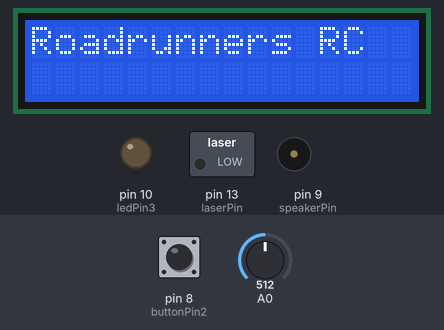
Bench run of a sketch on a simulated Arduino Uno, built with avr-gcc and run on an emulated ATmega328P. On the bench: 16×2 character LCD, switched loads named in the sketch (green lamp = pin HIGH), output pins drawn as LEDs (lit = HIGH), buzzer (waves = sounding). The test bench sets the inputs (shaded band); at power-on: pin 8 (buttonPin2) HIGH, A0 = 512.

Above: at 1.6 s.
At 4.2 s:
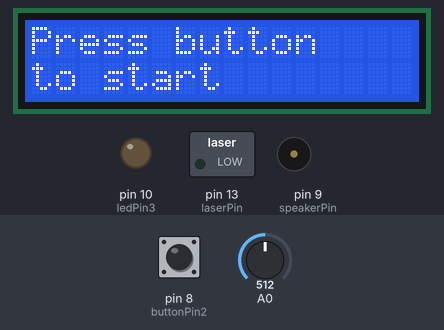
4.3 s: pin 8 (buttonPin2) pulled LOW for 0.15 s
At 5.4 s:
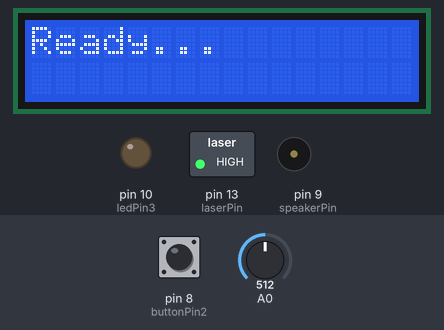
7.1 s: A0 set to 859
9.1 s: A0 set to 884
At 9.35 s:
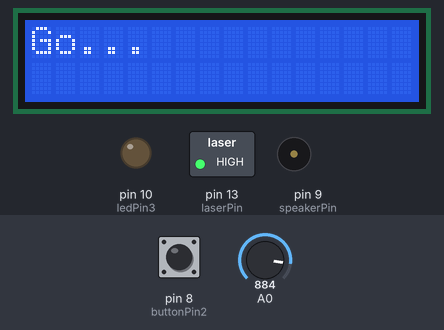
11.6 s: pin 8 (buttonPin2) pulled LOW for 1 s
At 12.1 s:
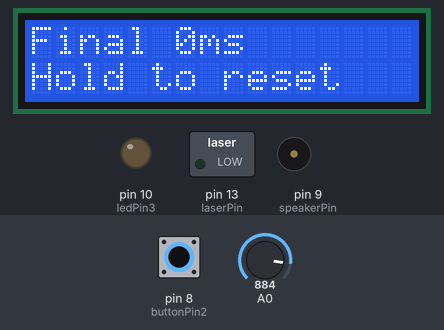
14.1 s: pin 8 (buttonPin2) pulled LOW for 3.2 s
At 18.3 s:
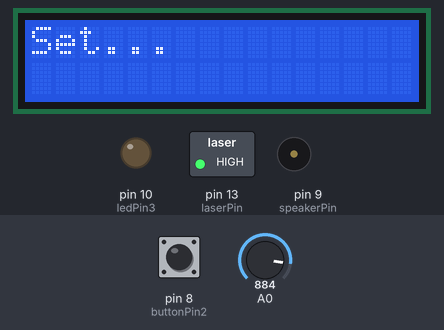
20.3 s: A0 set to 1023
Timing chart, 0 to 23.3 s (numbered marks = the images above; inputs shaded):
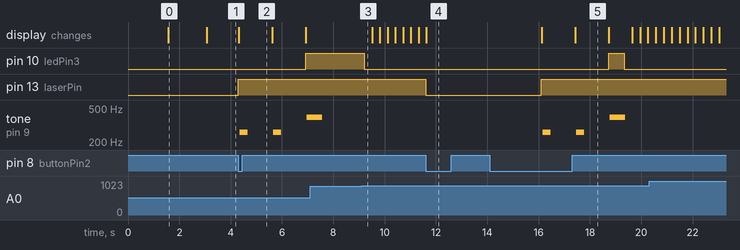

Measured:
- the behaviour switches between 868 and 869 on A0 (found by bisection; images 2 and 3)
- after the input at 4.3 s, pin 10 (ledPin3): LOW → HIGH after 2.6 s; pin 13 (laserPin): LOW → HIGH at once; tone on pin 9 (speakerPin): plays 260 Hz for 0.32 s, 260 Hz for 0.32 s, 391 Hz for 0.14 s, starting after 0.05 s; the display: changes at once (image 2)
- after the input at 9.1 s, pin 10 (ledPin3): HIGH → LOW after 0.10 s
- after the input at 11.6 s, pin 13 (laserPin): HIGH → LOW at once; the display: changes at once (image 4)
- after the input at 14.1 s, pin 10 (ledPin3): LOW → HIGH after 4.6 s, → LOW 0.61 s later; pin 13 (laserPin): LOW → HIGH after 2.0 s; tone on pin 9 (speakerPin): plays 260 Hz for 0.32 s, 260 Hz for 0.32 s, 391 Hz for 0.60 s, starting after 2.1 s; the display: first changes after 2.0 s (image 5 shows a later state)
- what the display in image 0 shows lasts 1.5 s, from 1.6 s to 3.1 s
- what the display in image 5 shows lasts 1.3 s, from 17.4 s to 18.7 s

The sketch:

arduino-lap-timer.ino
```cpp
#include <LiquidCrystal.h>

// PIN CONFIGURATION
LiquidCrystal lcd(12, 11, 5, 4, 3, 2);
int laserPin = 13;
int buttonPin2 = 8;
int speakerPin = 9;
int ledPin3 = 10; // green

// States
const int STATE_PAUSE = 0;
const int STATE_COUNTDOWN = 1;
const int STATE_READY = 2;
const int STATE_RUNNING = 3;
const int STATE_ENDED = 4;

int state = STATE_PAUSE;

long lastHit = 0; //time of the last hit in the barrier (absolut)
boolean laserBlocked = false;
long laserBlockTime = 0; //Absolute

long startTime = 0; // Absolute
long totalTime = 0;
long lastTime = 0;

int laserLightLevelThreshold = 10;
int laserTimeSensitivity = 100;

// Button variables
int buttonState = 0;
int lastButtonState = 0;
long lastButtonPressTime = 0;
boolean buttonWasPressed = false;
boolean buttonIsHeld = false;

// LED Timer
long timeLEDGreen = 0;

void setup()
{
  pinMode(laserPin, OUTPUT);
  pinMode(buttonPin2, INPUT);
  pinMode(speakerPin, OUTPUT);
  pinMode(ledPin3, OUTPUT);
  // set up the LCD's number of columns and rows:
  lcd.begin(16, 2);


  lcd.setCursor(0, 0);
  lcd.print("Arduino");
  lcd.setCursor(0, 1);
  lcd.print("Laser Lap Timer  ");

  delay(1500);

  lcd.setCursor(0, 0);
  lcd.print("Roadrunners RC");
  lcd.setCursor(0, 1);
  lcd.print("                ");

  delay(1500);
}

void loop()
{
  handleInput();

  switch (state){
    case STATE_PAUSE:
      statePaused();
      break;
    case STATE_COUNTDOWN:
      stateCountdown();
      break;
    case STATE_READY:
      stateReady();
      break;
    case STATE_RUNNING:
      stateRunning();
      break;
    case STATE_ENDED:
      stateEnded();
      break;
  }
}

int getLightLevel()
{
  //mesasure light
  int lightLevel = analogRead(0);
  lightLevel = map(lightLevel, 0, 900, 255, 0);
  lightLevel = constrain(lightLevel, 0, 255);

  return lightLevel;
}

void statePaused()
{
  digitalWrite(ledPin3, LOW);
  digitalWrite(laserPin,LOW);
  lcd.setCursor(0, 0);
  lcd.print("Press button    ");
  lcd.setCursor(0, 1);
  lcd.print("to start        ");
}

void stateReady()
{
  lcd.setCursor(0, 0);
  lcd.print("Go...           ");
  lcd.setCursor(0, 1);
  lcd.print("                ");

  if (getLightLevel() < laserLightLevelThreshold) {
    if (!laserBlocked) {
      laserBlocked = true;
      laserBlockTime = millis();
    } else {
      if (millis() - laserBlockTime > laserTimeSensitivity) {
          // turn off all LED
          digitalWrite(ledPin3, LOW);
          state = STATE_RUNNING;
          lastTime = laserBlockTime;
          startTime = laserBlockTime;
      }
    }
  } else {
    laserBlocked = false;
  }
}

void stateRunning()
{
  // react to light
  if (getLightLevel() < laserLightLevelThreshold) {
    if (!laserBlocked) {
      laserBlocked = true;
      laserBlockTime = millis();
    } else {
      if (millis() - laserBlockTime > laserTimeSensitivity) {
          lastTime = laserBlockTime;
      }
    }
  } else {
    laserBlocked = false;
  }

  // Display the time and best / last round
  displaySecondLine();
  displayFirstLine();
}

void stateEnded()
{
  lcd.setCursor(0, 0);
  lcd.print("Final ");
  lcd.print(lastTime - startTime);
  lcd.print("ms");
  lcd.print("                       ");
  lcd.setCursor(0, 1);
  lcd.print("Hold to reset          ");
}

void stateCountdown()
{
  //switch laser on
  digitalWrite(laserPin,HIGH);

  lcd.clear();

  lcd.setCursor(0, 0);
  lcd.print("Ready...          ");

  playNote('c',300);

  delay(1000);

  lcd.setCursor(0, 0);
  lcd.print("Set...          ");

  playNote('c',300);

  delay(1000);

  lcd.setCursor(0, 0);
  lcd.print("Go...          ");
  digitalWrite(ledPin3, HIGH);
  digitalWrite(laserPin,HIGH);

  playNote('g',600);

  state = STATE_READY;
}

void displayFirstLine()
{
  lcd.setCursor(0, 0);

  lcd.print(" ");
  lcd.print(millis() - startTime);
  lcd.print("ms");
  lcd.print("                       ");
}

void displaySecondLine()
{
  lcd.setCursor(0, 1);

  lcd.print("Last ");
  lcd.print(lastTime - startTime);
  lcd.print("ms");
  lcd.print("                       ");
}

void handleInput()
{
  buttonWasPressed = false;
  buttonIsHeld = false;

  buttonState = !digitalRead(buttonPin2);
  if(buttonState != lastButtonState) {
    if(buttonState == HIGH) {
      buttonWasPressed = true;
      lastButtonPressTime = millis();
    }
  }

  if(buttonState == HIGH && millis() - lastButtonPressTime > 2000) {
    buttonIsHeld = true;
  }

  lastButtonState = buttonState;

  if(buttonWasPressed) {
    if (state == STATE_PAUSE) {
      state = STATE_COUNTDOWN;
    } else if (state == STATE_RUNNING) {
      digitalWrite(laserPin,LOW);
      state = STATE_ENDED;
    }
  } else if (buttonIsHeld) {
    if (state == STATE_ENDED) {
        state = STATE_COUNTDOWN;
    }
  }
}

void playTone(int tone, int duration)
{
  for (long i = 0; i < duration * 1000L; i += tone * 2) {
    digitalWrite(speakerPin, HIGH);
    delayMicroseconds(tone);
    digitalWrite(speakerPin, LOW);
    delayMicroseconds(tone);
  }
}

void playNote(char note, int duration)
{
  char names[] = {
    'c', 'd', 'e', 'f', 'g', 'a', 'b', 'C'   };
  int tones[] = {
    1915, 1700, 1519, 1432, 1275, 1136, 1014, 956   };

  // play the tone corresponding to the note name
  for (int i = 0; i < 8; i++) {
    if (names[i] == note) {
      playTone(tones[i], duration);
    }
  }
}
```
